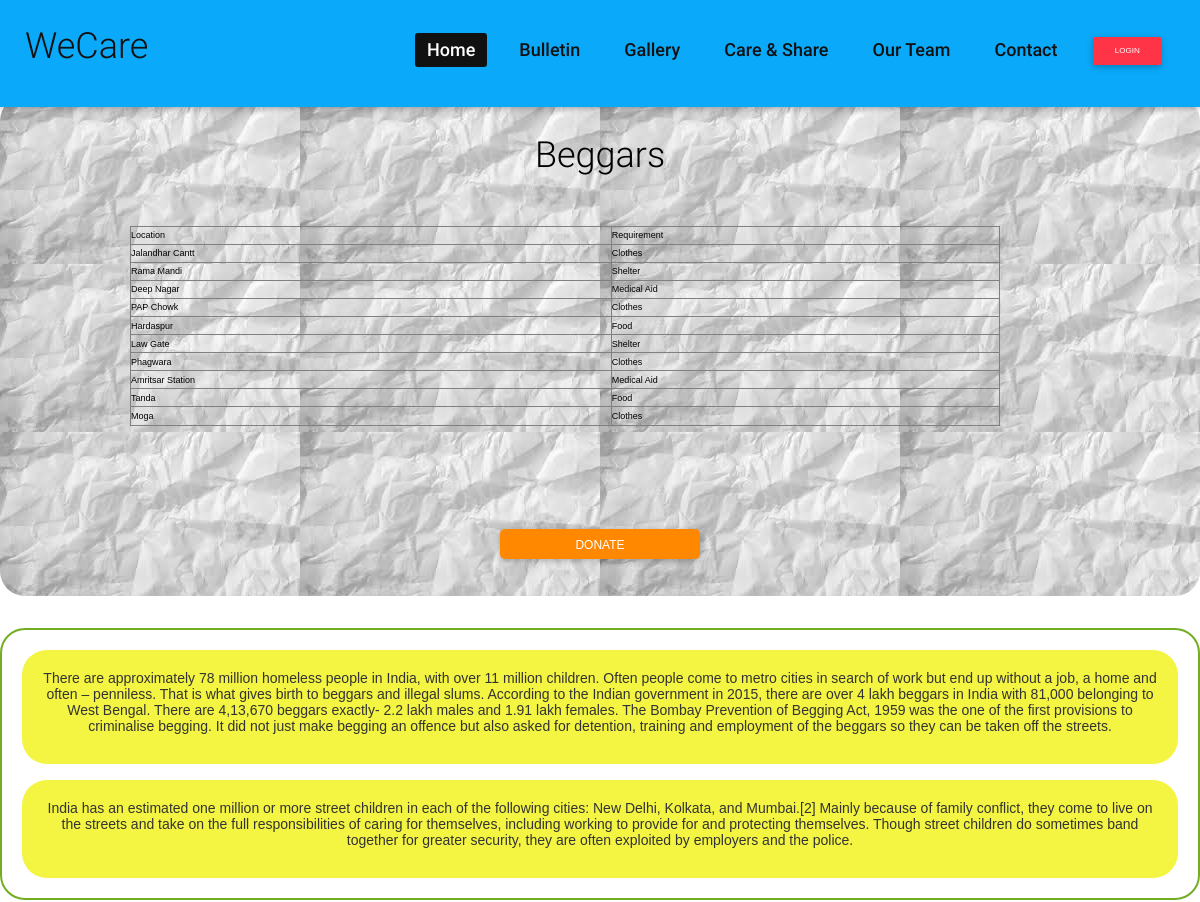
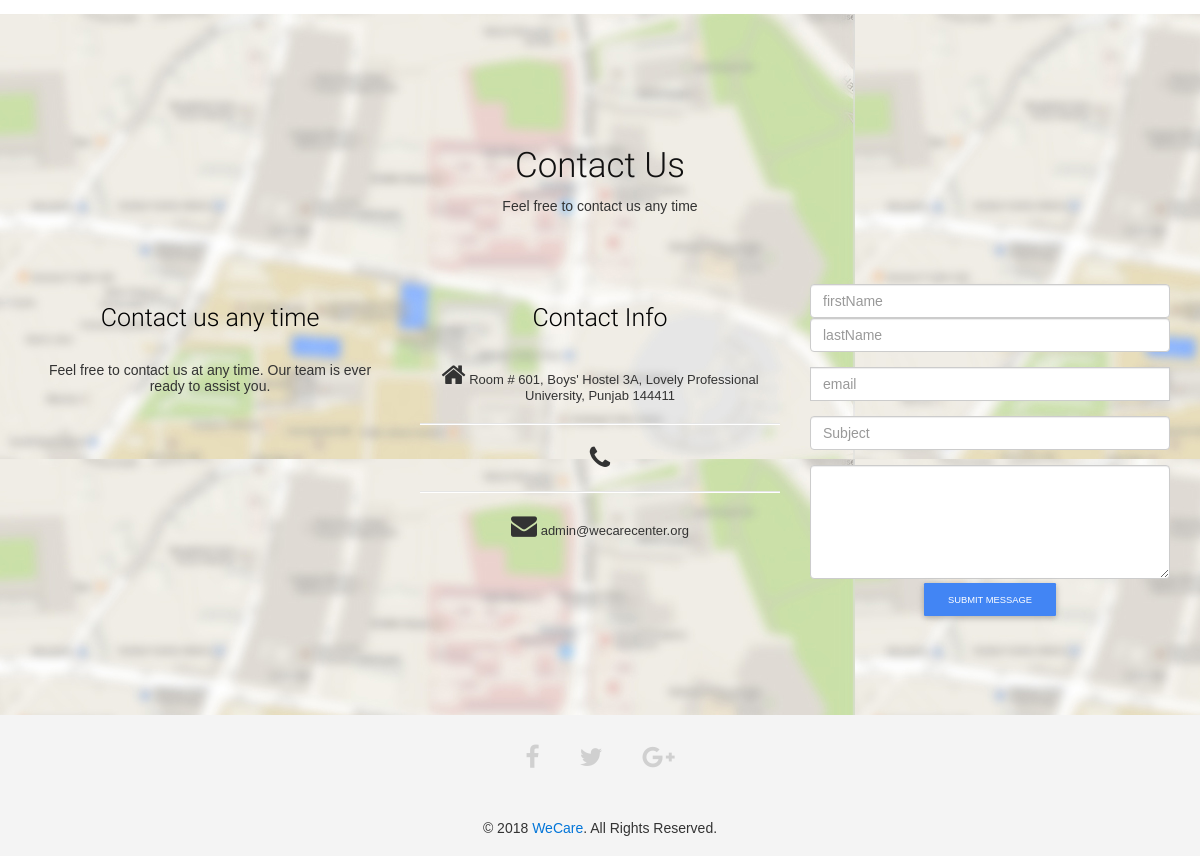
/begger.php, run on the app's committed database (2 pictures, top to bottom).
### tables this page shows
CREATE TABLE `begger` (
  `S_NO` int(20) NOT NULL,
  `Location` varchar(25) NOT NULL,
  `Requirment` varchar(50) NOT NULL
);

### begger.php (the view)
<?php include('config.php');
include "myheader.php"
  ?>
       <br/><br/><br/><br/><br/><br/>
		<div id="wrapper" style="border-radius: 25px;background: url(img/paperback.jpg);background-position: left top;background-repeat: repeat;padding: 20px; width: 100%;height: 500px; ">
           <center>
				<table border="1"  width="75%" height="200px" cell-padding="10" cellspacing="10" style="border-style: groove;margin-left:-70px;margin-top:50px;margin-bottom:100px;color:black;">
                    <h1 style="color:black">Beggars</h1>
					<th>Location</th><th>Requirement</th>
					<?php
                            $query="select * from begger";
			                $select_query=mysqli_query($link,$query);
			                while ($row=mysqli_fetch_assoc($select_query))
			                {
                                 echo'<tr>
                                <td>'.$row['Location'].'</td>
                                <td>'.$row['Requirment'].'</td>
                                </tr>';
							}
                    ?>
				</table>
				<a href="report.php?indicator=1"><button class="btn btn-primary btn-warning btn-lg" style="width:200px; height:30px; padding:8px; font-size:12px ;border-radius:5px;">Donate</button></a>
				</center>
				<br/><br/><br/><br/><br/><br/><br/><br/><br/>
		</div>
		<br/><br/>
		<div id="storyboard" style="border-radius: 25px;border: 2px solid #73AD21;padding: 20px;display: inline-block;">
	<div id="storyboard1" style="border-radius: 25px;background: #f4f442;padding: 20px;display: inline-block;">
	    <p>There are approximately 78 million homeless people in India, with over 11 million children. Often people come to metro cities in search of work but end up without a job, a home and often – penniless. That is what gives birth to beggars and illegal slums. According to the Indian government in 2015, there are over 4 lakh beggars in India with 81,000 belonging to West Bengal. There are 4,13,670 beggars exactly- 2.2 lakh males and 1.91 lakh females. The Bombay Prevention of Begging Act, 1959 was the one of the first provisions to criminalise begging. It did not just make begging an offence but also asked for detention, training and employment of the beggars so they can be taken off the streets.</p>
	</div>
      <br><br>
  <div id="storyboard1" style="border-radius: 25px;background: #f4f442;padding: 20px;display: inline-block;">
     <p>India has an estimated one million or more street children in each of the following cities: New Delhi, Kolkata, and Mumbai.[2] Mainly because of family conflict, they come to live on the streets and take on the full responsibilities of caring for themselves, including working to provide for and protecting themselves. Though street children do sometimes band together for greater security, they are often exploited by employers and the police.</p>
      </div>
      </div>
      <br/><br/>
	<?php include"myfooter.php";?>

### myheader.php (shortened to what this page needs)
<?php
$logined_username = $_SESSION['username'];
?>
<html lang="en">
  <head>
     <link rel="stylesheet" href="https://maxcdn.bootstrapcdn.com/bootstrap/3.3.7/css/bootstrap.css">
    <link href="css/bootstrap.min.css" rel="stylesheet">
	<link rel="stylesheet" href="css/font-awesome.min.css">
	<link rel="stylesheet" href="css/animate.css">
	<link rel="stylesheet" href="css/overwrite.css">
	<link href="css/animate.min.css" rel="stylesheet">
	<link href="css/style.css" rel="stylesheet" />
     <link rel="stylesheet" href="https://maxcdn.bootstrapcdn.com/font-awesome/4.7.0/css/font-awesome.min.css">
    <link href="mdb/css/mdb.min.css" rel="stylesheet">
    <link href="mdb/css/style.css" rel="stylesheet">
  </head>
  <body>
	<header id="header">
        <nav class="navbar navbar-fixed-top" role="banner">
            <div class="container">
                <div class="navbar-header">
                    <a class="navbar-brand" href="index.php?indicator=1">WeCare</a>
                </div>
                <div class="collapse navbar-collapse navbar-right">
                    <ul class="nav navbar-nav">
                       <?php
                        if(isset($_GET['indicator'])){
                          echo' <li class="active"><a href=index.php#header">Home</a></li>
                        <li><a href="index.php#bulletin">Bulletin</a></li>
                        <li><a href="index.php#gallery">Gallery</a></li>
                        <li><a href="index.php#pricing">Care & Share</a></li>
                        <li><a href="index.php#our-team">Our Team</a></li>
                        <li><a href="index.php#contact">Contact</a></li>
                        <li>';
                        }
                        else{
                            echo'<li class="active"><a href="#header">Home</a></li>
                        <li><a href="#bulletin">Bulletin</a></li>
                        <li><a href="#gallery">Gallery</a></li>
                        <li><a href="#pricing">Care & Share</a></li>
                        <li><a href="#our-team">Our Team</a></li>
                        <li><a href="#contact">Contact</a></li>
                        <li>';
                        }
                        ?>
                           <?php
                            if(isset($_SESSION['username']) && !empty($_SESSION['username'])){
                               echo'<p><a href="logout.php?indicator=1" class="btn btn-danger">' . $logined_username . '</a></p>';
                            }
                            else{
                                echo'<p><a href="login.php?indicator=1" class="btn btn-danger">Login</a></p>';
                            }
                            ?>
                            </li>
                    </ul>
                </div>
            </div>
        </nav>
    </header>

### myfooter.php (shortened to what this page needs)
<footer>
		<div id="contact">
			<div class="container">
				<div class="text-center">
					<h3>Contact Us</h3>
					<p>Feel free to contact us any time</p>
				</div>
			</div>
			<div class="container">
				<div class="row">
					<div class="col-md-4 wow fadeInUp" data-wow-offset="0" data-wow-delay="0.2s">
						<h2>Contact us any time</h2>
						<p>Feel free to contact us at any time. Our team is ever ready to assist you.</p>
					</div>
					<div class="col-md-4 wow fadeInUp" data-wow-offset="0" data-wow-delay="0.4s">
						<h2>Contact Info</h2>
						<ul>
							<li><i class="fa fa-home fa-2x"></i> Room # 601, Boys' Hostel 3A, Lovely Professional University, Punjab 144411</li><hr>
							<li><i class="fa fa-phone fa-2x"></i></li><hr>
							<li><i class="fa fa-envelope fa-2x"></i> admin@wecarecenter.org</li>
						</ul>
					</div>
					<div class="col-md-4 wow fadeInUp" data-wow-offset="0" data-wow-delay="0.6s">
						<form action="acknowledge.php?indicator=1"  method="post" >
							<div class="form-group">
								<input type="name" class="form-control" name="first_name" id="firstName" placeholder="firstName">						<input type="name" class="form-control" name="last_name" id="lastName" placeholder="lastName">
							</div>
							<div class="form-group">
								<input type="email" id="email" class="form-control" name="email" id="InputEmail1" placeholder="email">
							</div>
							<div class="form-group">
								<input type="subject" class="form-control" name="subject" placeholder="Subject" id="subject">
							</div>
							<textarea class="form-control" rows="5" id="mailbody" name="message"></textarea>
							<div class="form-group">
								<button type="submit" class="btn btn-primary btn-lg" required="required" id="send" name="send">Submit Message</button>
							</div>
						</form>
					</div>
				</div>
			</div>
		</div>
		<div class="social-icon">
			<div class="container">
				<div class="col-md-6 col-md-offset-3">
					<ul class="social-network">
						<li><a href="https://www.facebook.com/2018WeCare/" class="fb tool-tip" title="Facebook"><i class="fa fa-facebook"></i></a></li>
						<li><a href="https://twitter.com/2018wecare" class="twitter tool-tip" title="Twitter"><i class="fa fa-twitter"></i></a></li>
						<li><a href="#" class="gplus tool-tip" title="Google Plus"><i class="fa fa-google-plus"></i></a></li>
					</ul>
				</div>
			</div>
		</div>
		<div class="text-center">
			<div class="copyright">
				&copy; 2018 <a target="_blank" href="http://wecarecenet.org/" title="">WeCare</a>. All Rights Reserved.
			</div>
		</div>
	</footer>
  </body>
</html>

### css/overwrite.css (style rules this page uses)
select, textarea, input[type="text"], input[type="password"], input[type="datetime"], input[type="datetime-local"], input[type="date"], input[type="month"], input[type="time"], input[type="week"], input[type="number"], input[type="email"], input[type="url"], input[type="search"], input[type="tel"], input[type="color"], .uneditable-input { -webkit-border-radius: 0; -moz-border-radius: 0; border-radius: 0; }
.btn { text-shadow: none; background-image:none; border-color: none; border-bottom-color: none; -webkit-box-shadow: none; -moz-box-shadow: none; box-shadow: none; }
.btn { outline:0; -webkit-border-radius: 0; -moz-border-radius: 0; border-radius: 0; }
a.btn,.btn:focus { outline:0; }
.btn-lg { -webkit-border-radius: 0; -moz-border-radius: 0; border-radius: 0; }

### css/style.css (style rules this page uses)
body { background: #fff; font-family:'Roboto', Arial, sans-serif; color:#333; line-height:1.6em; overflow-x:hidden; }
h1, h2, h3, h4, h5, h6 { font-weight:500; font-family:'Roboto'; color:#000; }
h1 { font-size: 36px; color:#fff; }
h2 { font-size:20px; }
h3 { font-size: 16px; color: #787878; font-weight: 400; line-height: 24px; }
a { color: #0BA9F9; -webkit-transition: color 300ms, background-color 300ms; -moz-transition: color 300ms, background-color 300ms; -o-transition: color 300ms, background-color 300ms; transition: color 300ms, background-color 300ms; }
hr { border-top: 1px solid #e5e5e5; border-bottom: 1px solid #fff; }
.btn-primary { margin-top:30px; }
.btn { display: inline-block; padding: 10px 20px; margin-bottom: 0; font-size: 16px; font-weight: normal; line-height: 1.42857143; text-align: center; white-space: nowrap; vertical-align: middle; -ms-touch-action: manipulation; touch-action: manipulation; cursor: pointer; -webkit-user-select: none; -moz-user-select: none; -ms-user-select: none; user-select: none; background-image: none; border: 1px solid transparent; border-radius: 4px; background-color: #0BA9F9; }
.navbar>.container .navbar-brand { margin-left: 0; }
.navbar-brand { padding: 0; margin:0; }
.navbar-header a.navbar-brand { color:#111; font-family:'Roboto'; }
.navbar { border-radius: 0; margin-bottom: 0; background: #151515; padding: 21px 0; padding-bottom: 0; }
.navbar-nav { margin-top: 12px; }
.navbar-nav>li { margin-left: 20px; padding-bottom: 28px; }
.navbar-fixed-top .navbar-nav > li > a { padding: 5px 12px; margin: 0; border-radius: 3px; color: #111; line-height: 24px; display: inline-block; text-transform:; font-weight:500; font-size:18px; font-family:'Roboto'; }
.navbar-fixed-top { border: none; background: #0BA9F9; }
.navbar-fixed-top .navbar-brand { font-size: 36px; line-height: 50px; color: #fff; }
.navbar-fixed-top .navbar-nav > .active > a, .navbar-fixed-top .navbar-nav > .active > a:hover, .navbar-fixed-top .navbar-nav > .active > a:focus, .navbar-fixed-top .navbar-nav > .open > a, .navbar-fixed-top .navbar-nav > .open > a:hover, .navbar-fixed-top .navbar-nav > .open > a:focus { background-color: #111; color: #fff; }
.text-center h3 { font-size:35px; margin-top:50px; margin-bottom:20px; color:#111; }
.text-center p { margin-bottom:30px; }
footer { background:#f4f4f4; padding-bottom:20px; }
#contact { background:url('../img/map.jpg'); padding-top:70px; padding-bottom:80px; }
#contact .text-center { padding-top:20px; margin-bottom:30px; padding-bottom:10px; }
#contact ul { list-style:none; margin-left:-40px; font-size:13px; }
#contact h2 { color:#000; margin-bottom:30px; font-size:25px; }
ul.social-network { list-style:none; margin-top:20px; padding:10px; transition: all 0.3s ease-in-out; -moz-transition: all 0.3s ease-in-out; -webkit-transition: all 0.3s ease-in-out; -o-transition: all 0.3s ease-in-out; }
.social-icon { text-align:center; margin-bottom:30px; }
ul.social-network li { display:inline; margin: 0 18px; font-size:25px; }
ul.social-network li a { color:#d0d0d0; text-align:center; }

### myheader.php (style rules this page uses)
body { font: 14px sans-serif; text-align: center; }

### data on the page
begger: Location "Jalandhar Cantt", Requirment "Clothes"
begger: Location "Rama Mandi", Requirment "Shelter"
begger: Location "Deep Nagar", Requirment "Medical Aid"
begger: Location "PAP Chowk", Requirment "Clothes"
begger: Location "Hardaspur", Requirment "Food"
begger: Location "Law Gate", Requirment "Shelter"
begger: Location "Phagwara", Requirment "Clothes"
begger: Location "Amritsar Station", Requirment "Medical Aid"
begger: Location "Tanda", Requirment "Food"
begger: Location "Moga", Requirment "Clothes"
